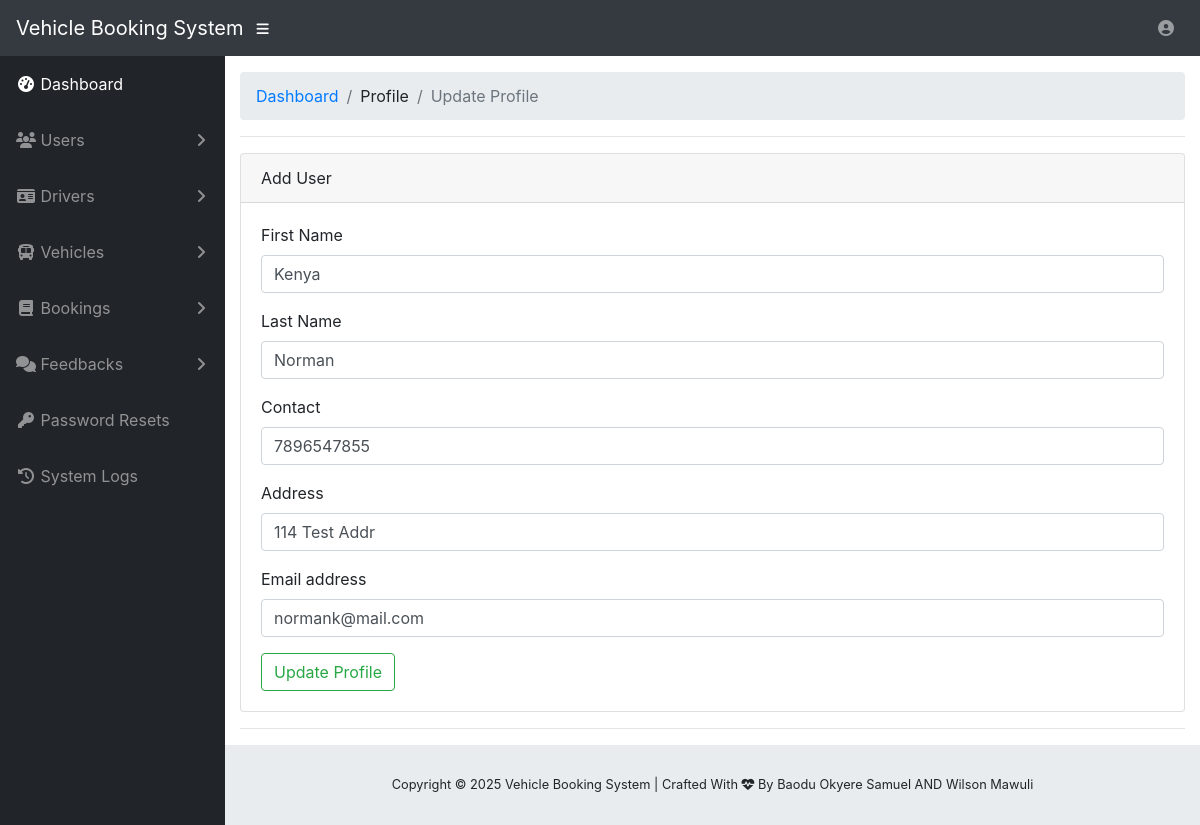
The app's page /user-update-profile.php (signed in) with its own data.
### tables this page shows
CREATE TABLE IF NOT EXISTS `tms_user` (
  `u_id` int(20) NOT NULL,
  `u_fname` varchar(200) NOT NULL,
  `u_lname` varchar(200) NOT NULL,
  `u_phone` varchar(200) NOT NULL,
  `u_addr` varchar(200) NOT NULL,
  `u_category` varchar(200) NOT NULL,
  `u_email` varchar(200) NOT NULL,
  `u_pwd` varchar(20) NOT NULL,
  `u_car_type` varchar(200) NOT NULL,
  `u_car_regno` varchar(200) NOT NULL,
  `u_car_bookdate` varchar(200) NOT NULL,
  `u_car_book_status` varchar(200) NOT NULL
);

### user-update-profile.php (the view, shortened to what this page needs)
<?php
  include('vendor/inc/config.php');
?>
<!DOCTYPE html>
<html lang="en">
<?php include('vendor/inc/head.php');?>
<body id="page-top">
  <?php include("vendor/inc/nav.php");?>
  <div id="wrapper">
    <?php include("vendor/inc/sidebar.php");?>
    <div id="content-wrapper">
      <div class="container-fluid">
         <ol class="breadcrumb">
          <li class="breadcrumb-item">
            <a href="user-dashboard.php">Dashboard</a>
          </li>
          <li class="breadcrumb-item">Profile</li>
          <li class="breadcrumb-item active">Update Profile</li>
        </ol>
        <hr>
        <div class="card">
        <div class="card-header">
          Add User
        </div>
        <div class="card-body">
          <?php
            $aid=$_SESSION['u_id'];
            $ret="select * from tms_user where u_id=?";
            $stmt= $mysqli->prepare($ret) ;
            $stmt->bind_param('i',$aid);
            $stmt->execute() ;
            $res=$stmt->get_result();
            while($row=$res->fetch_object())
        {
        ?>
          <form method ="POST">
            <div class="form-group">
                <label for="exampleInputEmail1">First Name</label>
                <input type="text" value="<?php echo $row->u_fname;?>" required class="form-control" id="exampleInputEmail1" name="u_fname">
            </div>
            <div class="form-group">
                <label for="exampleInputEmail1">Last Name</label>
                <input type="text" class="form-control" value="<?php echo $row->u_lname;?>" id="exampleInputEmail1" name="u_lname">
            </div>
            <div class="form-group">
                <label for="exampleInputEmail1">Contact</label>
                <input type="text" class="form-control" value="<?php echo $row->u_phone;?>" id="exampleInputEmail1" name="u_phone">
            </div>
            <div class="form-group">
                <label for="exampleInputEmail1">Address</label>
                <input type="text" class="form-control" value="<?php echo $row->u_addr;?>" id="exampleInputEmail1" name="u_addr">
            </div>
            <div class="form-group">
                <label for="exampleInputEmail1">Email address</label>
                <input type="email" value="<?php echo $row->u_email;?>" class="form-control" name="u_email"">
            </div>
            <button type="submit" name="update_profile" class="btn btn-outline-success">Update Profile </button>
          </form>
        <?php }?>
        </div>
      </div>
      <hr>
      <?php include("vendor/inc/footer.php");?>
    </div>
  </div>
</body>
</html>

### records on screen
tms_user: u_fname "Kenya", u_lname "Norman", u_phone "7896547855", u_addr "114 Test Addr", u_email "normank@mail.com"
